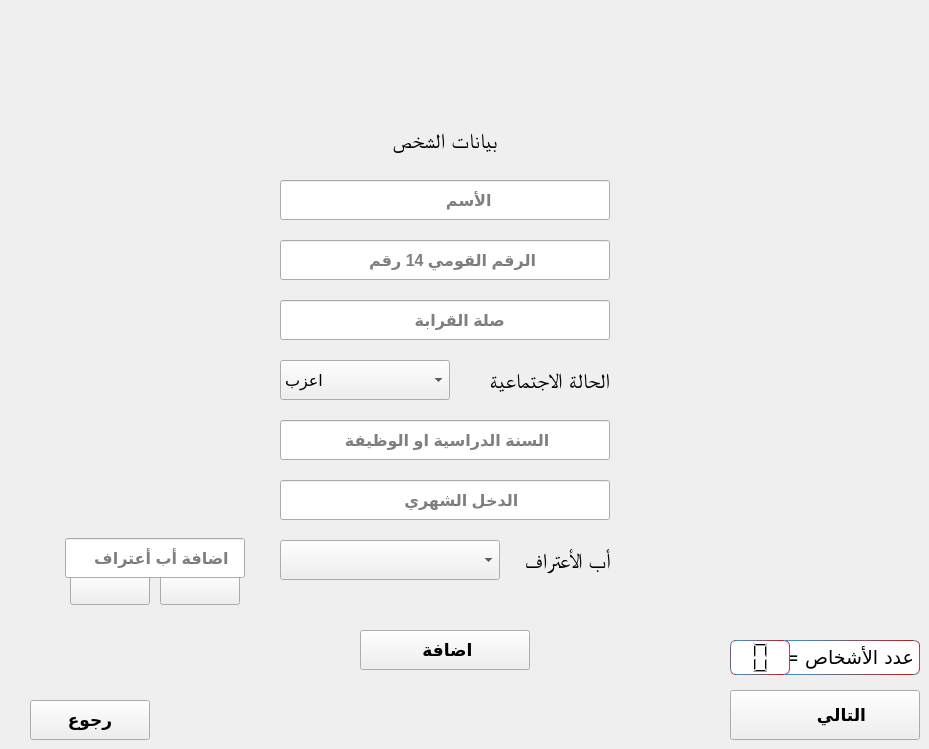
        <widget class="QWidget" name="tab_10">
         <attribute name="title">
          <string>Tab 2</string>
         </attribute>
         <widget class="QLineEdit" name="lineEdit_30">
          <property name="geometry">
           <rect>
            <x>280</x>
            <y>480</y>
            <width>330</width>
            <height>40</height>
           </rect>
          </property>
          <property name="font">
           <font>
            <pointsize>12</pointsize>
            <weight>75</weight>
            <bold>true</bold>
           </font>
          </property>
          <property name="text">
           <string/>
          </property>
          <property name="placeholderText">
           <string>                    الدخل الشهري</string>
          </property>
         </widget>
         <widget class="QPushButton" name="pushButton_11">
          <property name="geometry">
           <rect>
            <x>360</x>
            <y>630</y>
            <width>170</width>
            <height>40</height>
           </rect>
          </property>
          <property name="font">
           <font>
            <pointsize>13</pointsize>
            <weight>75</weight>
            <bold>true</bold>
           </font>
          </property>
          <property name="text">
           <string> اضافة</string>
          </property>
          <property name="icon">
           <iconset resource="pics.qrc">
            <normaloff>:/ico/addperson.png</normaloff>:/ico/addperson.png</iconset>
          </property>
          <property name="iconSize">
           <size>
            <width>39</width>
            <height>31</height>
           </size>
          </property>
         </widget>
         <widget class="QLabel" name="label_21">
          <property name="geometry">
           <rect>
            <x>440</x>
            <y>360</y>
            <width>170</width>
            <height>40</height>
           </rect>
          </property>
          <property name="font">
           <font>
            <family>Arial Unicode MS</family>
            <pointsize>16</pointsize>
            <weight>9</weight>
            <italic>false</italic>
            <bold>false</bold>
           </font>
          </property>
          <property name="styleSheet">
           <string notr="true">font: 75 16pt &quot;Arial Unicode MS&quot;;</string>
          </property>
          <property name="text">
           <string>الحالة الاجتماعية</string>
          </property>
         </widget>
         <widget class="QLineEdit" name="lineEdit_31">
          <property name="geometry">
           <rect>
            <x>280</x>
            <y>240</y>
            <width>330</width>
            <height>40</height>
           </rect>
          </property>
          <property name="font">
           <font>
            <pointsize>12</pointsize>
            <weight>75</weight>
            <bold>true</bold>
           </font>
          </property>
          <property name="text">
           <string/>
          </property>
          <property name="placeholderText">
           <string>                الرقم القومي 14 رقم</string>
          </property>
         </widget>
         <widget class="QComboBox" name="comboBox_5">
          <property name="geometry">
           <rect>
            <x>280</x>
            <y>360</y>
            <width>170</width>
            <height>40</height>
           </rect>
          </property>
          <property name="font">
           <font>
            <pointsize>12</pointsize>
           </font>
          </property>
          <property name="layoutDirection">
           <enum>Qt::LeftToRight</enum>
          </property>
          <item>
           <property name="text">
            <string>اعزب</string>
           </property>
          </item>
          <item>
           <property name="text">
            <string>متزوج</string>
           </property>
          </item>
          <item>
           <property name="text">
            <string>ارملة</string>
           </property>
          </item>
          <item>
           <property name="text">
            <string>مطلق</string>
           </property>
          </item>
          <item>
           <property name="text">
            <string>اخري</string>
           </property>
          </item>
         </widget>
         <widget class="QLineEdit" name="lineEdit_32">
          <property name="geometry">
           <rect>
            <x>280</x>
            <y>180</y>
            <width>330</width>
            <height>40</height>
           </rect>
          </property>
          <property name="font">
           <font>
            <pointsize>12</pointsize>
            <weight>75</weight>
            <bold>true</bold>
           </font>
          </property>
          <property name="text">
           <string/>
          </property>
          <property name="alignment">
           <set>Qt::AlignLeading|Qt::AlignLeft|Qt::AlignVCenter</set>
          </property>
          <property name="placeholderText">
           <string>                          الأسم </string>
          </property>
         </widget>
         <widget class="QLabel" name="label_23">
          <property name="geometry">
           <rect>
            <x>280</x>
            <y>120</y>
            <width>330</width>
            <height>40</height>
           </rect>
          </property>
          <property name="font">
           <font>
            <family>Arial Unicode MS</family>
            <pointsize>16</pointsize>
            <weight>9</weight>
            <italic>false</italic>
            <bold>false</bold>
           </font>
          </property>
          <property name="styleSheet">
           <string notr="true">font: 75 16pt &quot;Arial Unicode MS&quot;;</string>
          </property>
          <property name="text">
           <string>بيانات الشخص</string>
          </property>
          <property name="alignment">
           <set>Qt::AlignCenter</set>
          </property>
         </widget>
         <widget class="QLineEdit" name="lineEdit_34">
          <property name="geometry">
           <rect>
            <x>280</x>
            <y>420</y>
            <width>330</width>
            <height>40</height>
           </rect>
          </property>
          <property name="font">
           <font>
            <pointsize>12</pointsize>
            <weight>75</weight>
            <bold>true</bold>
           </font>
          </property>
          <property name="text">
           <string/>
          </property>
          <property name="placeholderText">
           <string>             السنة الدراسية او الوظيفة</string>
          </property>
         </widget>
         <widget class="QLineEdit" name="lineEdit_35">
          <property name="geometry">
           <rect>
            <x>280</x>
            <y>300</y>
            <width>330</width>
            <height>40</height>
           </rect>
          </property>
          <property name="font">
           <font>
            <pointsize>12</pointsize>
            <weight>75</weight>
            <bold>true</bold>
           </font>
          </property>
          <property name="text">
           <string/>
          </property>
          <property name="placeholderText">
           <string>                       صلة القرابة</string>
          </property>
         </widget>
         <widget class="QPushButton" name="pushButton_13">
          <property name="geometry">
           <rect>
            <x>730</x>
            <y>690</y>
            <width>190</width>
            <height>50</height>
           </rect>
          </property>
          <property name="font">
           <font>
            <pointsize>13</pointsize>
            <weight>75</weight>
            <bold>true</bold>
           </font>
          </property>
          <property name="layoutDirection">
           <enum>Qt::RightToLeft</enum>
          </property>
          <property name="text">
           <string>       التالي</string>
          </property>
          <property name="icon">
           <iconset resource="pics.qrc">
            <normaloff>:/ico/next.png</normaloff>:/ico/next.png</iconset>
          </property>
          <property name="iconSize">
           <size>
            <width>62</width>
            <height>46</height>
           </size>
          </property>
         </widget>
         <widget class="QPushButton" name="pushButton_12">
          <property name="geometry">
           <rect>
            <x>30</x>
            <y>700</y>
            <width>120</width>
            <height>40</height>
           </rect>
          </property>
          <property name="font">
           <font>
            <pointsize>13</pointsize>
            <weight>75</weight>
            <bold>true</bold>
           </font>
          </property>
          <property name="text">
           <string>رجوع</string>
          </property>
         </widget>
         <widget class="QLabel" name="label_112">
          <property name="geometry">
           <rect>
            <x>490</x>
            <y>540</y>
            <width>120</width>
            <height>40</height>
           </rect>
          </property>
          <property name="font">
           <font>
            <family>Arial Unicode MS</family>
            <pointsize>16</pointsize>
            <weight>9</weight>
            <italic>false</italic>
            <bold>false</bold>
           </font>
          </property>
          <property name="styleSheet">
           <string notr="true">font: 75 16pt &quot;Arial Unicode MS&quot;;</string>
          </property>
          <property name="text">
           <string>أب الأعتراف</string>
          </property>
         </widget>
         <widget class="QComboBox" name="comboBox_22">
          <property name="geometry">
           <rect>
            <x>280</x>
            <y>540</y>
            <width>220</width>
            <height>40</height>
           </rect>
          </property>
          <property name="font">
           <font>
            <pointsize>12</pointsize>
           </font>
          </property>
          <property name="layoutDirection">
           <enum>Qt::LeftToRight</enum>
          </property>
         </widget>
         <widget class="QPushButton" name="pushButton_67">
          <property name="geometry">
           <rect>
            <x>70</x>
            <y>575</y>
            <width>80</width>
            <height>30</height>
           </rect>
          </property>
          <property name="font">
           <font>
            <weight>75</weight>
            <bold>true</bold>
           </font>
          </property>
          <property name="styleSheet">
           <string notr="true">image: url(:/ico/removef.png);</string>
          </property>
          <property name="text">
           <string/>
          </property>
         </widget>
         <widget class="QLineEdit" name="lineEdit_33">
          <property name="geometry">
           <rect>
            <x>65</x>
            <y>538</y>
            <width>180</width>
            <height>40</height>
           </rect>
          </property>
          <property name="font">
           <font>
            <pointsize>12</pointsize>
            <weight>75</weight>
            <bold>true</bold>
           </font>
          </property>
          <property name="text">
           <string/>
          </property>
          <property name="placeholderText">
           <string>   اضافة أب أعتراف</string>
          </property>
         </widget>
         <widget class="QPushButton" name="pushButton_68">
          <property name="geometry">
           <rect>
            <x>160</x>
            <y>575</y>
            <width>80</width>
            <height>30</height>
           </rect>
          </property>
          <property name="font">
           <font>
            <weight>75</weight>
            <bold>true</bold>
           </font>
          </property>
          <property name="styleSheet">
           <string notr="true">image: url(:/ico/addf.png);</string>
          </property>
          <property name="text">
           <string/>
          </property>
         </widget>
         <widget class="QLCDNumber" name="lcdNumber_3">
          <property name="geometry">
           <rect>
            <x>730</x>
            <y>640</y>
            <width>60</width>
            <height>35</height>
           </rect>
          </property>
          <property name="styleSheet">
           <string notr="true">background-color: rgb(255, 255, 255);
    border: 1px solid black;
	border-color: qlineargradient(spread:pad, x1:0, y1:0.494, x2:1, y2:0.5, stop:0 rgba(0, 170, 255, 255), stop:1 rgba(255, 0, 0, 255));

	font: 14pt &quot;Hacen Maghreb Bd&quot;;

    border-radius: 6;
</string>
          </property>
          <property name="frameShape">
           <enum>QFrame::Box</enum>
          </property>
          <property name="frameShadow">
           <enum>QFrame::Sunken</enum>
          </property>
          <property name="lineWidth">
           <number>1</number>
          </property>
          <property name="midLineWidth">
           <number>0</number>
          </property>
          <property name="digitCount">
           <number>1</number>
          </property>
         </widget>
         <widget class="QLabel" name="label_63">
          <property name="geometry">
           <rect>
            <x>780</x>
            <y>640</y>
            <width>140</width>
            <height>35</height>
           </rect>
          </property>
          <property name="font">
           <font>
            <family>Hacen Maghreb Bd</family>
            <pointsize>14</pointsize>
            <weight>50</weight>
            <italic>false</italic>
            <bold>false</bold>
           </font>
          </property>
          <property name="styleSheet">
           <string notr="true">background-color: rgb(255, 255, 255);
    border: 1px solid black;
	border-color: qlineargradient(spread:pad, x1:0, y1:0.494, x2:1, y2:0.5, stop:0 rgba(0, 170, 255, 255), stop:1 rgba(255, 0, 0, 255));

	font: 14pt &quot;Hacen Maghreb Bd&quot;;

    border-radius: 6;
</string>
          </property>
          <property name="text">
           <string>عدد الأشخاص =</string>
          </property>
         </widget>
         <zorder>pushButton_67</zorder>
         <zorder>pushButton_68</zorder>
         <zorder>lineEdit_30</zorder>
         <zorder>pushButton_11</zorder>
         <zorder>label_21</zorder>
         <zorder>lineEdit_31</zorder>
         <zorder>comboBox_5</zorder>
         <zorder>lineEdit_32</zorder>
         <zorder>label_23</zorder>
         <zorder>lineEdit_34</zorder>
         <zorder>lineEdit_35</zorder>
         <zorder>pushButton_13</zorder>
         <zorder>pushButton_12</zorder>
         <zorder>label_112</zorder>
         <zorder>comboBox_22</zorder>
         <zorder>lineEdit_33</zorder>
         <zorder>label_63</zorder>
         <zorder>lcdNumber_3</zorder>
        </widget>
